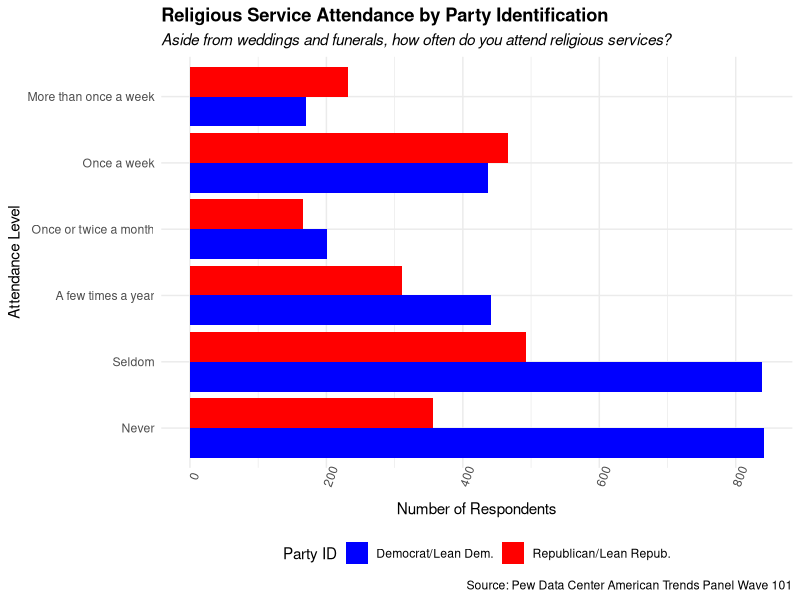
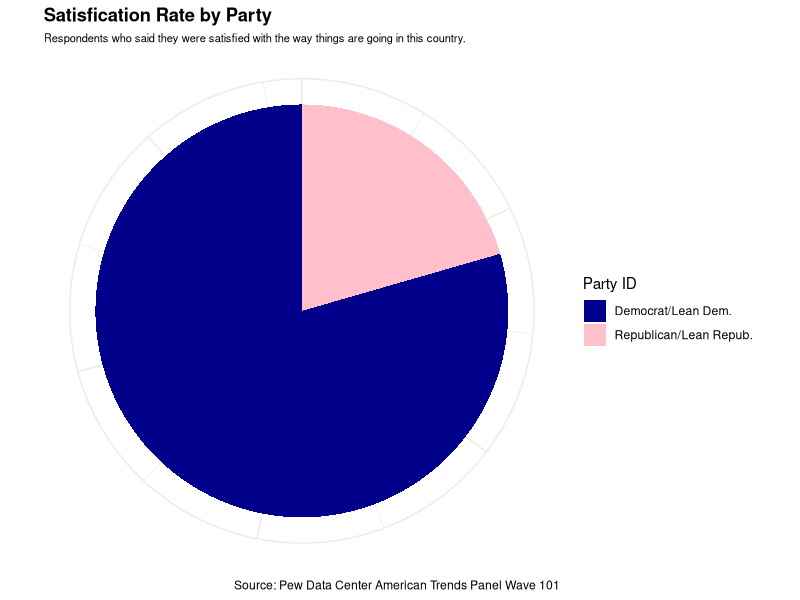
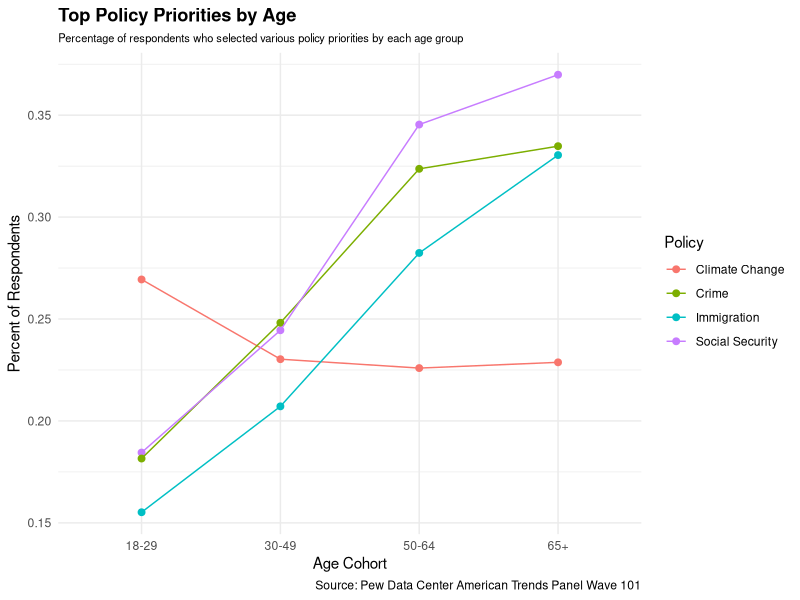
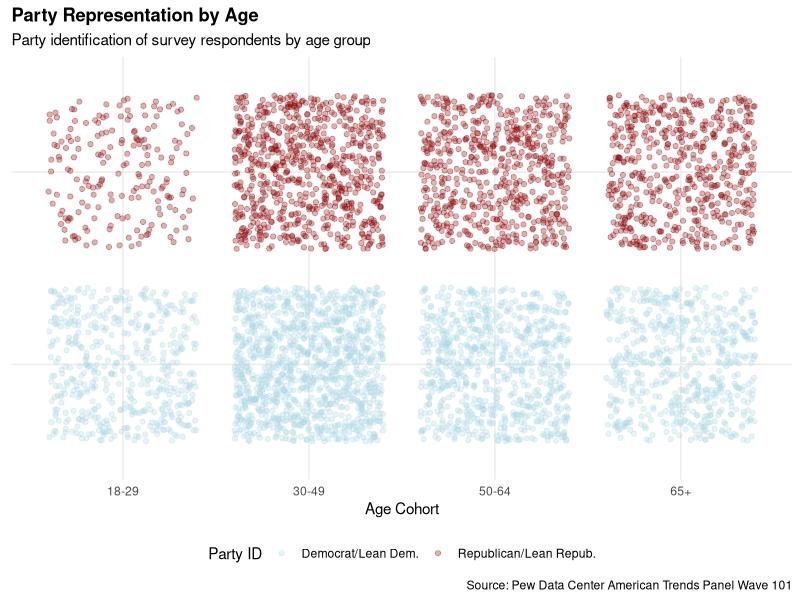

Write R code to recreate these figures, in order.
## ---- chunk 1
#| echo: false
#| message: false
 
library (tidyverse)
library (haven)

# this file is in the .ignore
data <- read_sav("data/ATP_W101.sav")

## ---- chunk 2
#| code-fold: true
#| code-summary: "Show data cleaning code"
#| message: false

# create data for first chart
chart1data <- data %>%
  filter(F_PARTYSUM_FINAL == 1 | F_PARTYSUM_FINAL == 2 ) %>%
  mutate(parties = case_when(F_PARTYSUM_FINAL == 1 ~"Republican/Lean Repub.", 
                             F_PARTYSUM_FINAL == 2 ~ "Democrat/Lean Dem.", 
                             TRUE~NA_character_)) %>%
  mutate(religiousactivity = case_when(F_ATTEND ==1 ~ "More than once a week", 
                                       F_ATTEND == 2 ~ "Once a week", 
                                       F_ATTEND == 3 ~ "Once or twice a month", 
                                       F_ATTEND ==4 ~ "A few times a year", 
                                       F_ATTEND ==5 ~ "Seldom", 
                                       F_ATTEND ==6 ~ "Never", 
                                       TRUE~NA_character_ ))

# create levels for religious activity variable
rel_levels = c("Never", "Seldom", "A few times a year", "Once or twice a month", "Once a week", "More than once a week")  

# factor the religious activity variable
chart1data <- chart1data %>% 
  mutate(religiousactivity = factor(religiousactivity, levels = rel_levels))
## ---- chunk 3
#| code-fold: true
#| code-summary: "Show code for chart"
#| message: false

chart1 <- chart1data %>% 
  filter(!is.na(religiousactivity)) %>%
  ggplot(aes(religiousactivity, fill=parties)) +
  geom_bar(position = "dodge") +
  scale_fill_manual(values = c("blue", "red")) +
  coord_flip() +
  theme_minimal() +
  labs(
    title = "Religious Service Attendance by Party Identification",
    subtitle = "Aside from weddings and funerals, how often do you attend religious services?",
    x = "Attendance Level",
    y = "Number of Respondents",
    caption = "Source: Pew Data Center American Trends Panel Wave 101",
    fill = "Party ID"
  ) +
  theme(
    axis.text.x = element_text(angle = 70), 
    legend.position = "bottom",
    plot.title = element_text(face = "bold"),
    plot.subtitle = element_text(face = "italic")
  )

chart1
## ---- chunk 4
#| code-fold: true
#| code-summary: "Show data cleaning code"
#| message: false

chart2data <- chart1data %>%
  filter(SATIS_W101 != 99) %>%
  mutate(satisfied = ifelse(SATIS_W101==1, 1, 0)) %>%
  mutate(notsatisfied = ifelse(SATIS_W101==2, 1, 0)) %>%
  group_by(parties) %>%
  summarize(satisfied = sum(satisfied), notsatisfied = sum(notsatisfied))

## ---- chunk 5
#| code-fold: true
#| code-summary: "Show code for chart"
#| message: false

chart2 <- chart2data %>%
  ggplot(aes (x = "", y = satisfied, fill=parties)) +
  geom_col() +
  coord_polar("y", start=0) +
  scale_fill_manual(values = c("darkblue", "pink")) +
  theme_minimal() +
  theme(
    axis.text = element_blank(),
    axis.ticks = element_blank(), 
    axis.title = element_blank(),
    axis.line = element_blank(),
    plot.subtitle = element_text(size = 8),
    plot.title = element_text(face = "bold"),
  ) + 
  labs(
    title = "Satisfication Rate by Party",
    subtitle = "Respondents who said they were satisfied with the way things are going in this country.",
    caption = "Source: Pew Data Center American Trends Panel Wave 101",
    fill = "Party ID")

chart2
  
## ---- chunk 6
#| code-fold: true
#| code-summary: "Show data cleaning code"
#| message: false

chart3data <- data %>%
  filter(F_AGECAT != 99) %>%
  mutate(age = case_when(F_AGECAT ==1 ~"18-29", 
                         F_AGECAT==2 ~ "30-49", 
                         F_AGECAT==3 ~ "50-64", 
                         F_AGECAT ==4 ~ "65+", 
                         TRUE~NA_character_ )) %>%
  group_by(age) %>%
  summarize(ss = sum(PRIPRES_SC_W101==1, na.rm = TRUE),
            climate = sum(PRIPRES_GCC_W101==1, na.rm = TRUE), 
            crime = sum(PRIPRES_CRI_W101==1, na.rm = TRUE), 
            immigration = sum(PRIPRES_IMM_W101==1, na.rm = TRUE)) %>%
  pivot_longer(cols = 2:5, names_to = "Policy", values_to = "count")

ages <- data %>% 
  filter(F_AGECAT != 99) %>%
  mutate(age = case_when(F_AGECAT ==1 ~"18-29", 
                         F_AGECAT==2 ~ "30-49", 
                         F_AGECAT==3 ~ "50-64", 
                         F_AGECAT ==4 ~ "65+", 
                         TRUE~NA_character_ )) %>% 
  group_by(age) %>% 
  summarize(total = n())

chart3data2 <- chart3data %>% 
  left_join(ages, by = "age") %>% 
  mutate(percent = count/total)

## ---- chunk 7
#| code-fold: true
#| code-summary: "Show graph code"
#| message: false

chart3 <- chart3data2 %>%
  ggplot(aes(age, percent, color = Policy)) +
  geom_point(size = 2) +
  geom_line(aes(group = Policy)) + 
  theme_minimal() +
  scale_color_discrete(labels = c("Climate Change", "Crime", "Immigration", "Social Security"))+
  labs(
    title = "Top Policy Priorities by Age",
    subtitle = "Percentage of respondents who selected various policy priorities by each age group",
    x = "Age Cohort",
    y = "Percent of Respondents",
    caption = "Source: Pew Data Center American Trends Panel Wave 101"
  ) +
  theme(
    plot.title = element_text(face = "bold"),
    plot.subtitle = element_text(size = 8)
  )

chart3  

## ---- chunk 8
#| code-fold: true
#| code-summary: "Show cleaning code"
#| message: false

chart4data <- data %>%
  filter(F_AGECAT != 99) %>%
  mutate(age = case_when(F_AGECAT ==1 ~"18-29", 
                         F_AGECAT==2 ~ "30-49", 
                         F_AGECAT==3 ~ "50-64", 
                         F_AGECAT ==4 ~ "65+", TRUE~NA_character_ )) %>%
  filter(F_PARTYSUM_FINAL == 1 | F_PARTYSUM_FINAL == 2 ) %>%
  mutate(parties = case_when(F_PARTYSUM_FINAL == 1 ~"Republican/Lean Repub.", 
                             F_PARTYSUM_FINAL == 2 ~ "Democrat/Lean Dem.", 
                             TRUE~NA_character_)) 

## ---- chunk 9
#| code-fold: true
#| code-summary: "Show graph code"
#| message: false

chart4 <- chart4data %>%
  ggplot (aes(age, parties, color = parties)) +
  geom_jitter(alpha=0.3) +
  scale_color_manual(values = c("lightblue", "darkred")) +
  theme_minimal()+
  theme (axis.text.y = element_blank(), 
         legend.position = "bottom",
         plot.title = element_text(face = "bold"),
         axis.title.y = element_blank()) +
  labs(
    title = "Party Representation by Age",
    subtitle = "Party identification of survey respondents by age group",
    x = "Age Cohort",
    caption = "Source: Pew Data Center American Trends Panel Wave 101",
    color = "Party ID"
    )

chart4
